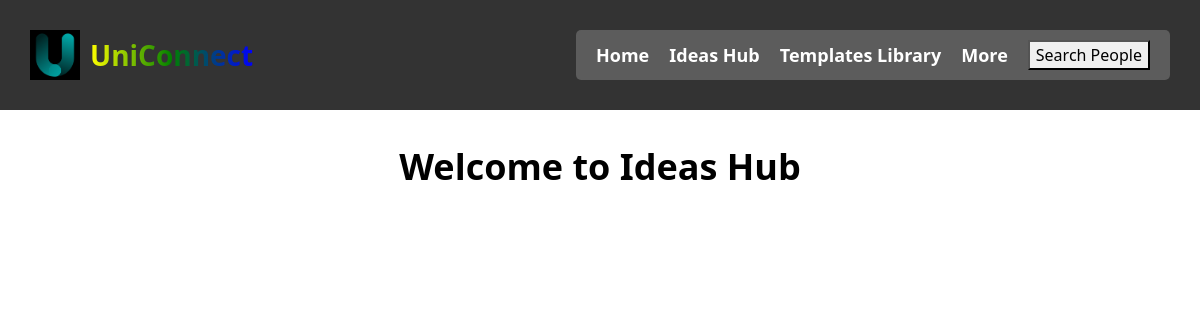
The app's page /notLoggedIdeasHub/, older data.
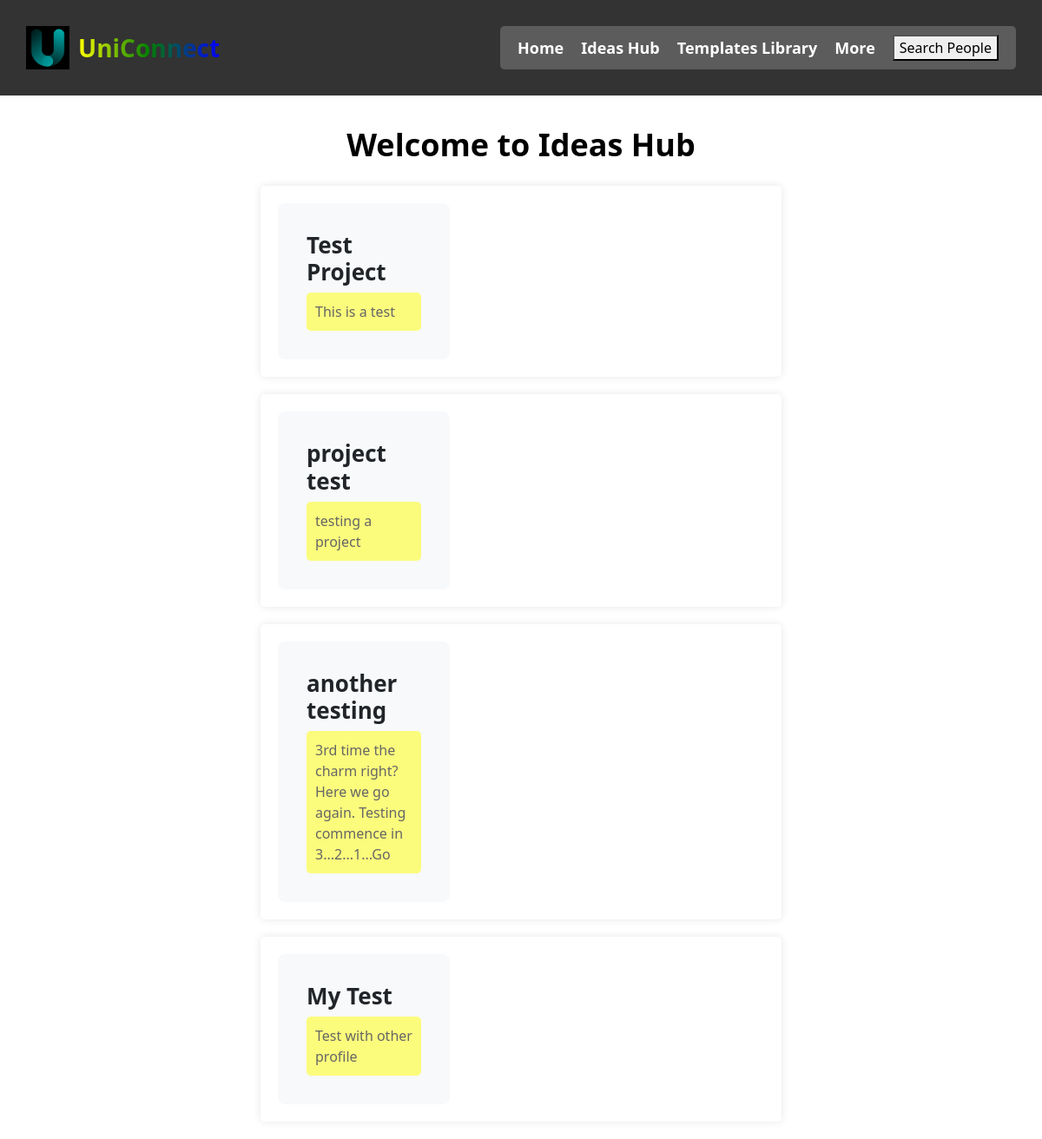
The same page, newer data.
### homepage/models.py (models this page shows, shortened)
class Project(models.Model):
    project_title = models.CharField(max_length=200)
    project_description = models.TextField(blank=True, null=True)
    project_pic = models.ImageField(upload_to='upload', null=True, blank=True)

### homepage/views.py (the view)
# urls.py: path('notLoggedIdeasHub/', a_views.notLoggedIdeasHub, name='notLoggedIdeasHub'),
def notLoggedIdeasHub(request):
    ideas = Project.objects.all()
    idea = {
        "ideas": ideas,
    }
    return render(request, 'notloggedIH.html', context=idea)

### template/notloggedIH.html (shortened to what this page needs)
{% extends "base/base.html" %}
{% load static %}
{% block content %}
<div class="bodyIdeas">
<div class="title">Welcome to Ideas Hub</div>
{% for idea in ideas %}
<div class="idea-box">
  <div class="card p-3 text-dark bg-light border border-light rounded-3" style="width: 18rem;">
    <div class="card-body">
      <h5 class="card-title idea-title">{{ idea.project_title }}</h5>
      <p class="card-text idea-description">{{ idea.project_description }}</p>
    </div>
  </div>
</div>
{% endfor %}
</div>
{% endblock %}

### template/base/base.html (shortened to what this page needs)
<!DOCTYPE html>
<html lang="en">
<head>
    {% load static %}
    <link rel="stylesheet" href="{% static 'css/profile.css' %}">
    <link rel="stylesheet" href="{% static 'css/header.css' %}">
    <link rel="stylesheet" href="{% static 'css/templatesLib.css' %}">
    <link rel="stylesheet" href="https://cdnjs.cloudflare.com/ajax/libs/font-awesome/5.15.4/css/all.min.css">
    <link rel="stylesheet" href="{% static 'css/ideasHub.css' %}">
    <link href="https://maxcdn.bootstrapcdn.com/bootstrap/5.3.0/css/bootstrap.min.css" rel="stylesheet">
</head>
<body>
    <div>
    {% include "base/header.html" %}
    {% block content %}
    {% endblock %}
    </div>
</body>
</html>

### template/base/header.html (shortened to what this page needs)
    {% load static %}
<div class="header">
    <div class="logo">
        <img src="{%  static 'image/UniConnect.png' %}" alt="UniConnect Logo">
        <span class="company-name">UniConnect</span>
    </div>
    <div class="menu">
        <div class="menu-item"><a class="anchor" style="text-decoration:none"  href="{% url 'profile'%}">Home</a></div>
        <div class="menu-item"><a class="anchor" href="{% url 'ideasHub'%}">Ideas Hub</a></div>
        <div class="menu-item"><a class="anchor" href="{% url 'templatesLib'%}">Templates Library</a></div>
        <div class="menu-item more-dropdown">
            More
        </div>
        <button class="search-people">Search People</button>
    </div>
</div>

### static/css/header.css (style rules this page uses)
body { margin: 0; padding: 0; font-family: Arial, sans-serif; background-color: #f0f0f0; }
.header { background-color: #333; color: white; padding: 30px; display: flex; align-items: center; justify-content: space-between; }
.logo { display: flex; align-items: center; }
.logo img { height: 50px; margin-right: 10px; }
.company-name { font-size: 28px; font-weight: bold; background: linear-gradient(to right, yellow, green, blue); -webkit-background-clip: text; -webkit-text-fill-color: transparent; margin-right: 20px; }
.menu { display: flex; align-items: center; background-color: rgba(255, 255, 255, 0.2); border-radius: 5px; padding: 10px 20px; }
.menu-item { margin-right: 20px; font-size: 18px; font-weight: bold; }
.more-dropdown { position: relative; }
.anchor { color: white; text-decoration: none; }

### static/css/ideasHub.css (style rules this page uses)
.title { font-size: 36px; font-weight: bold; text-align: center; margin-top: 30px; margin-bottom: 20px; color: black; }
.idea-box { background-color: #fff; border-radius: 5px; box-shadow: 0 0 10px rgba(0, 0, 0, 0.1); padding: 20px; margin: 0 auto 20px; max-width: 600px; display: flex; align-items: center; justify-content: space-between; flex-direction: row; }
.idea-title { font-size: 26px; font-weight: bold; color: #333; margin-bottom: 10px; }
.idea-description { color: #666; margin-bottom: 20px; background-color: rgba(255, 255, 0, 0.5); padding: 10px; border-radius: 5px; }

Row changes from the older to the newer data that the page shows:
added Project: project_title "Test Project", project_description "This is a test"
added Project: project_title "project test", project_description "testing a project"
added Project: project_title "another testing", project_description "3rd time the charm right? Here we go again. Testing commence in 3...2...1...Go"
added Project: project_title "My Test", project_description "Test with other profile"
